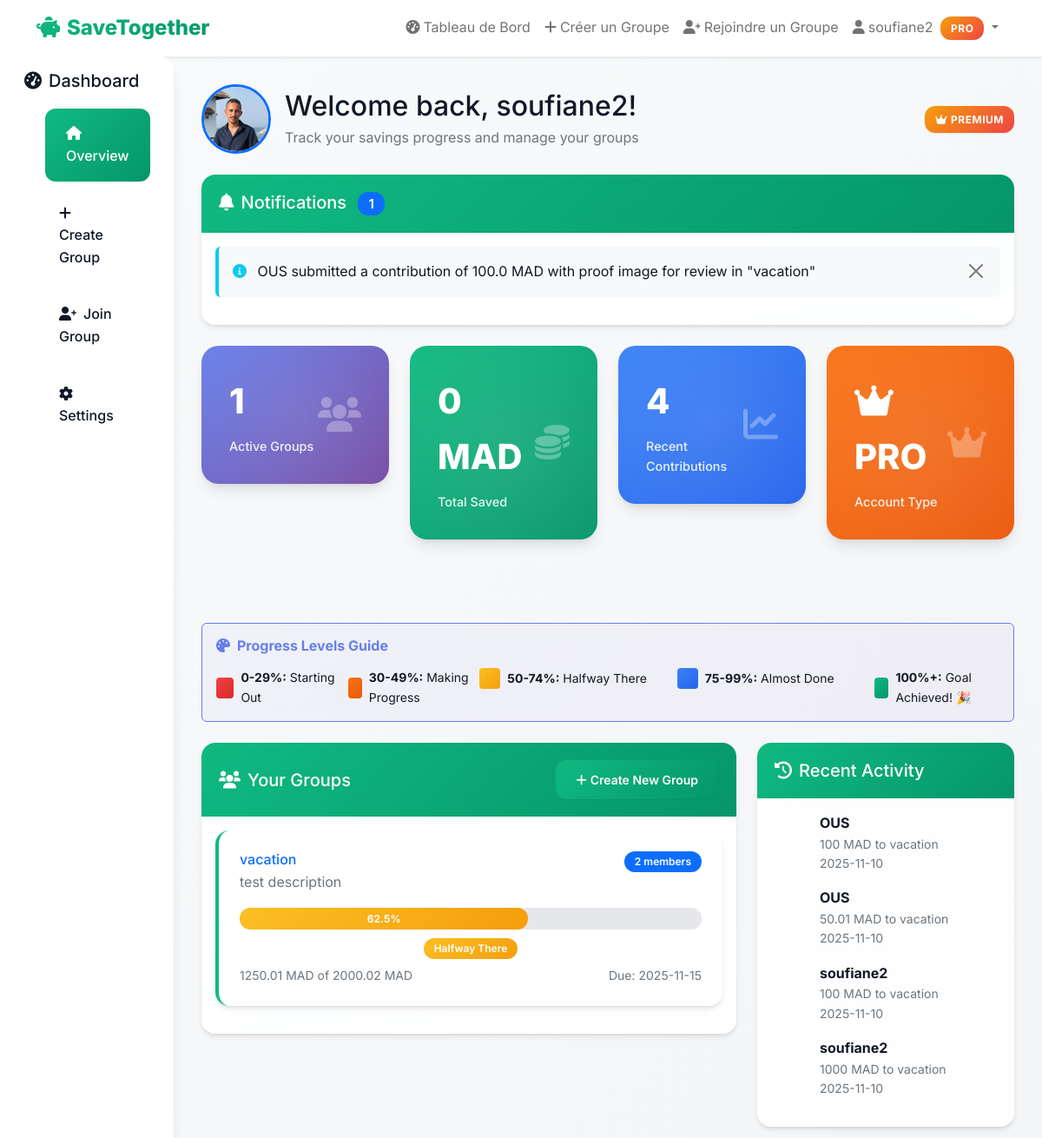
/dashboard (signed in, upper part), run on an earlier commit of the app's database.
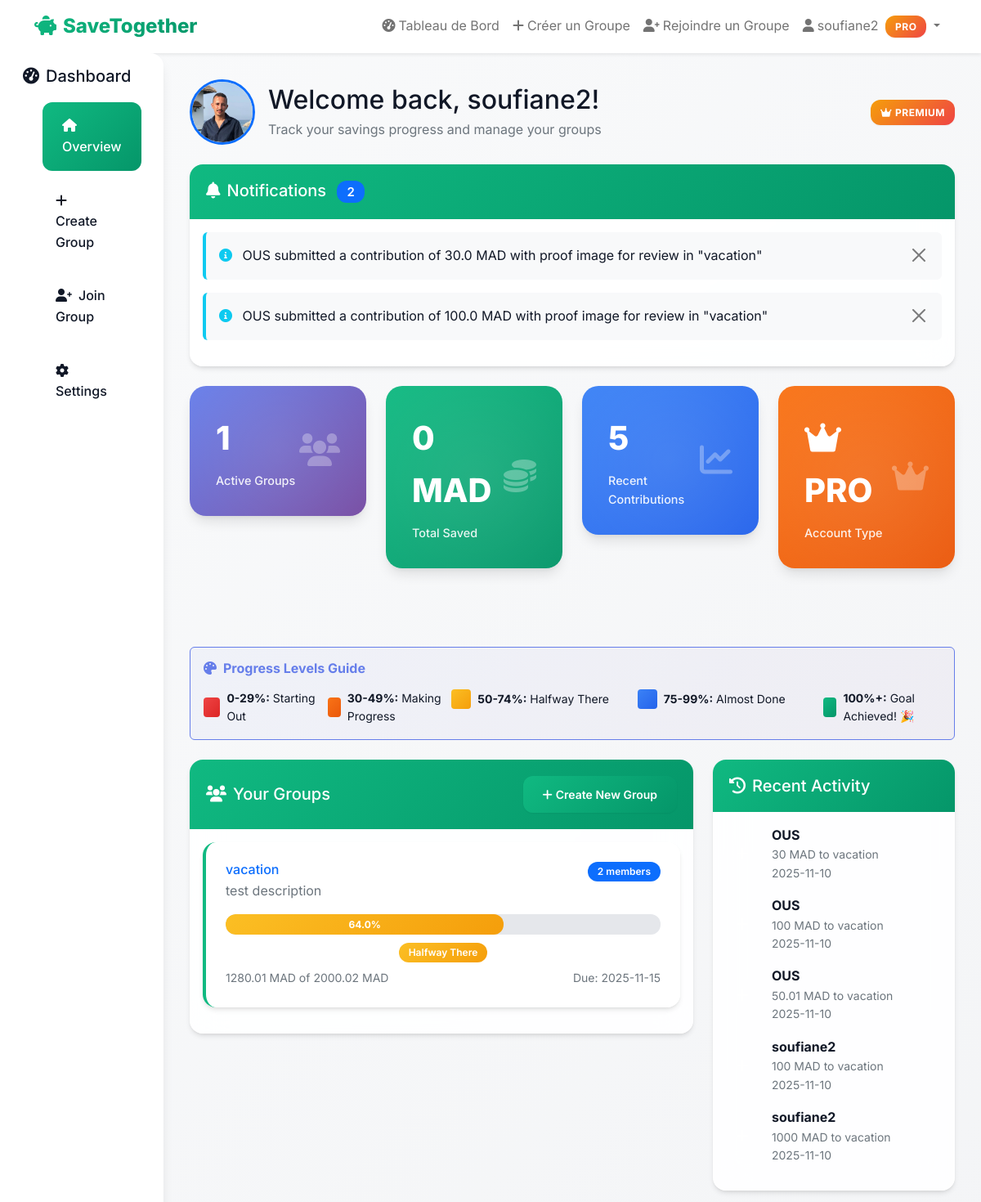
And on a later commit of the database.
### tables this page shows
CREATE TABLE notifications (
            id INTEGER PRIMARY KEY AUTOINCREMENT,
            user_id INTEGER,
            group_id INTEGER,
            message TEXT NOT NULL,
            is_read BOOLEAN DEFAULT FALSE,
            created_at TIMESTAMP DEFAULT CURRENT_TIMESTAMP,
            FOREIGN KEY (user_id) REFERENCES users (id),
            FOREIGN KEY (group_id) REFERENCES groups (id)
        );

CREATE TABLE groups (
            id INTEGER PRIMARY KEY AUTOINCREMENT,
            name TEXT NOT NULL,
            description TEXT,
            target_amount DECIMAL(10,2) NOT NULL,
            deadline DATE,
            created_by INTEGER,
            invite_code TEXT UNIQUE,
            created_at TIMESTAMP DEFAULT CURRENT_TIMESTAMP, category TEXT,
            FOREIGN KEY (created_by) REFERENCES users (id)
        );

CREATE TABLE contributions (
            id INTEGER PRIMARY KEY AUTOINCREMENT,
            group_id INTEGER,
            user_id INTEGER,
            amount DECIMAL(10,2) NOT NULL,
            description TEXT,
            contribution_date TIMESTAMP DEFAULT CURRENT_TIMESTAMP, proof_image TEXT, status TEXT DEFAULT "pending",
            FOREIGN KEY (group_id) REFERENCES groups (id),
            FOREIGN KEY (user_id) REFERENCES users (id)
        );

CREATE TABLE users (
            id INTEGER PRIMARY KEY AUTOINCREMENT,
            username TEXT UNIQUE NOT NULL,
            email TEXT UNIQUE NOT NULL,
            password_hash TEXT NOT NULL,
            is_premium BOOLEAN DEFAULT FALSE,
            created_at TIMESTAMP DEFAULT CURRENT_TIMESTAMP
        , google_email TEXT, profile_picture TEXT);

### app.py (the view)
@app.route('/dashboard')
@login_required
def dashboard():
    conn = get_db_connection()
    cursor = conn.cursor()
    cursor.execute('''
        SELECT g.id, g.name, g.description, g.target_amount, g.deadline, g.created_at,
               COALESCE(contrib.total_contributed, 0) as total_contributed,
               COUNT(DISTINCT CASE WHEN gm2.status = 'active' THEN gm2.user_id END) as member_count
        FROM groups g
        INNER JOIN group_members gm ON g.id = gm.group_id AND gm.user_id = ? AND gm.status = 'active'
        LEFT JOIN group_members gm2 ON g.id = gm2.group_id
        LEFT JOIN (
            SELECT group_id, SUM(amount) as total_contributed
            FROM contributions
            WHERE status = 'approved'
            GROUP BY group_id
        ) contrib ON g.id = contrib.group_id
        GROUP BY g.id, g.name, g.description, g.target_amount, g.deadline, g.created_at, contrib.total_contributed
        ORDER BY g.created_at DESC
    ''', (current_user.id,))
    groups = cursor.fetchall()
    cursor.execute('''
        SELECT c.amount, c.description, c.contribution_date, g.name as group_name, u.username
        FROM contributions c
        JOIN groups g ON c.group_id = g.id
        JOIN users u ON c.user_id = u.id
        WHERE c.group_id IN (
            SELECT group_id FROM group_members WHERE user_id = ?
        ) AND c.status = 'approved'
        ORDER BY c.contribution_date DESC
        LIMIT 10
    ''', (current_user.id,))
    recent_contributions = cursor.fetchall()
    cursor.execute('''
        SELECT * FROM notifications
        WHERE user_id = ? AND is_read = FALSE
        ORDER BY created_at DESC
    ''', (current_user.id,))
    notifications = cursor.fetchall()
    conn.close()
    return render_template('dashboard.html', groups=groups, recent_contributions=recent_contributions, notifications=notifications)

### app.py (called while the page is built)
@login_manager.user_loader
def load_user(user_id):
    conn = sqlite3.connect(DATABASE)
    conn.row_factory = sqlite3.Row
    cursor = conn.cursor()
    cursor.execute('SELECT id, username, email, is_premium, profile_picture FROM users WHERE id = ?', (user_id,))
    user_data = cursor.fetchone()
    conn.close()
    if user_data:
        return User(user_data['id'], user_data['username'], user_data['email'],
                   user_data['is_premium'], user_data['profile_picture'] if user_data['profile_picture'] else None)
    return None

def get_db_connection():
    conn = sqlite3.connect(DATABASE)
    conn.row_factory = sqlite3.Row
    return conn

### templates/dashboard.html (shortened to what the changed rows need)
{% extends "base.html" %}
{% block content %}
<div class="container-fluid">
    <div class="row">
        <div class="col-md-9 col-lg-10 main-content">
            <div class="d-flex justify-content-between align-items-center mb-4">
                <div class="d-flex align-items-center">
                    <div>
                        <h2 class="mb-1">Welcome back, {{ current_user.username }}!</h2>
                    </div>
                </div>
            </div>
            {% if notifications %}
            <div class="row mb-4">
                <div class="col-12">
                    <div class="card">
                        <div class="card-header">
                            <h5 class="mb-0">
                                <i class="fas fa-bell me-2"></i>Notifications
                                <span class="badge bg-primary ms-2">{{ notifications|length }}</span>
                            </h5>
                        </div>
                        <div class="card-body">
                            {% for notification in notifications %}
                            <div class="notification-box border-start border-info border-4 bg-light p-3 mb-3 position-relative" style="border-radius: 0.375rem;" data-notification-id="{{ notification.id }}">
                                <div class="d-flex align-items-start">
                                    <div class="flex-grow-1">
                                        <i class="fas fa-info-circle text-info me-2"></i>
                                        {{ notification.message }}
                                    </div>
                                    <button type="button" class="btn-close" onclick="markNotificationRead({{ notification.id }})" aria-label="Close"></button>
                                </div>
                            </div>
                            {% endfor %}
                        </div>
                    </div>
                </div>
            </div>
            {% endif %}
            <div class="row mb-5">
                                    {% set total_saved = 0 %}
                                    {% for group in groups %}
                                        {% set total_saved = total_saved + group.total_contributed %}
                                    {% endfor %}
                <div class="col-lg-3 col-md-6 mb-4">
                    <div class="stats-card stats-card-blue position-relative overflow-hidden" style="background: linear-gradient(135deg, #3b82f6 0%, #2563eb 100%) !important;">
                        <div class="d-flex align-items-center justify-content-between">
                            <div>
                                <div class="stats-number">{{ recent_contributions|length }}</div>
                                <div class="stats-label">Recent Contributions</div>
                            </div>
                        </div>
                    </div>
                </div>
            </div>
            <div class="row">
                <div class="col-lg-8">
                    <div class="card">
                        <div class="card-body">
                            {% if groups %}
                                {% for group in groups %}
                                <div class="contribution-item">
                                    <div class="d-flex justify-content-between align-items-start mb-2">
                                        <div>
                                            <h6 class="mb-1">
                                                <a href="{{ url_for('group_detail', group_id=group.id) }}" class="text-decoration-none">
                                                    {{ group.name }}
                                                </a>
                                            </h6>
                                            <p class="text-muted mb-2">{{ group.description or 'No description' }}</p>
                                        </div>
                                        <span class="badge bg-primary">{{ group.member_count }} members</span>
                                    </div>
                                    {% set progress_pct = (group.total_contributed / group.target_amount * 100) if group.target_amount > 0 else 0 %}
                                    {% if progress_pct < 30 %}
                                        {% set progress_color = 'linear-gradient(135deg, #ef4444 0%, #dc2626 100%)' %}
                                        {% set progress_label = 'Starting Out' %}
                                    {% elif progress_pct < 50 %}
                                        {% set progress_color = 'linear-gradient(135deg, #f97316 0%, #ea580c 100%)' %}
                                        {% set progress_label = 'Making Progress' %}
                                    {% elif progress_pct < 75 %}
                                        {% set progress_color = 'linear-gradient(135deg, #fbbf24 0%, #f59e0b 100%)' %}
                                        {% set progress_label = 'Halfway There' %}
                                    {% elif progress_pct < 100 %}
                                        {% set progress_color = 'linear-gradient(135deg, #3b82f6 0%, #2563eb 100%)' %}
                                        {% set progress_label = 'Almost Done' %}
                                    {% else %}
                                        {% set progress_color = 'linear-gradient(135deg, #10b981 0%, #059669 100%)' %}
                                        {% set progress_label = 'Goal Achieved!' %}
                                    {% endif %}
                                    <div class="progress mb-2" style="height: 25px;">
                                        <div class="progress-bar"
                                             role="progressbar"
                                             style="width: {{ progress_pct }}%; background: {{ progress_color }} !important;"
                                             aria-valuenow="{{ progress_pct }}"
                                             aria-valuemin="0"
                                             aria-valuemax="100">
                                            <strong>{{ "%.1f"|format(progress_pct) }}%</strong>
                                        </div>
                                    </div>
                                    <div class="text-center mb-2">
                                        <span class="badge" style="background: {{ progress_color }} !important;">
                                            {{ progress_label }}
                                        </span>
                                    </div>
                                    <div class="d-flex justify-content-between text-muted small">
                                        <span>{{ group.total_contributed }} MAD of {{ group.target_amount }} MAD</span>
                                        {% if group.deadline %}
                                        <span>Due: {{ group.deadline }}</span>
                                        {% endif %}
                                    </div>
                                </div>
                                {% endfor %}
                            {% endif %}
                        </div>
                    </div>
                </div>
                <div class="col-lg-4">
                    <div class="card">
                        <div class="card-body">
                            {% if recent_contributions %}
                                {% for contribution in recent_contributions %}
                                <div class="d-flex align-items-center mb-3 activity-item">
                                    <div class="flex-shrink-0">
                                        <div class="activity-icon bg-gradient-{{ loop.cycle('purple', 'green', 'blue', 'pink') }} text-white rounded-circle d-flex align-items-center justify-content-center" style="width: 40px; height: 40px;">
                                            <i class="fas fa-plus"></i>
                                        </div>
                                    </div>
                                    <div class="flex-grow-1 ms-3">
                                        <div class="fw-bold">{{ contribution.username }}</div>
                                        <div class="text-muted small">{{ contribution.amount }} MAD to {{ contribution.group_name }}</div>
                                        <div class="text-muted small">{{ contribution.contribution_date[:10] }}</div>
                                    </div>
                                </div>
                                {% endfor %}
                            {% else %}
                                <div class="text-center py-3">
                                    <i class="fas fa-history text-muted" style="font-size: 2rem;"></i>
                                    <p class="text-muted mt-2 mb-0">No recent activity</p>
                                </div>
                            {% endif %}
                        </div>
                    </div>
                </div>
            </div>
        </div>
    </div>
</div>
{% endblock %}

What changed in the data, as far as the page shows it:
added notifications: message "OUS submitted a contribution of 30.0 MAD with proof image for review in \"vacation\""
computed for groups "vacation": {{ progress_pct }} 62.49987500124998 → 63.99986000139999 (drawn); progress_pct "62.5" → "64.0"; total_contributed "1250.01" → "1280.01"
added contributions: username "OUS", amount "30", group_name "vacation", contribution_date "2025-11-10"
Also different on the page:
{{ notifications|length }}: "1" → "2"
{{ recent_contributions|length }}: "4" → "5"
